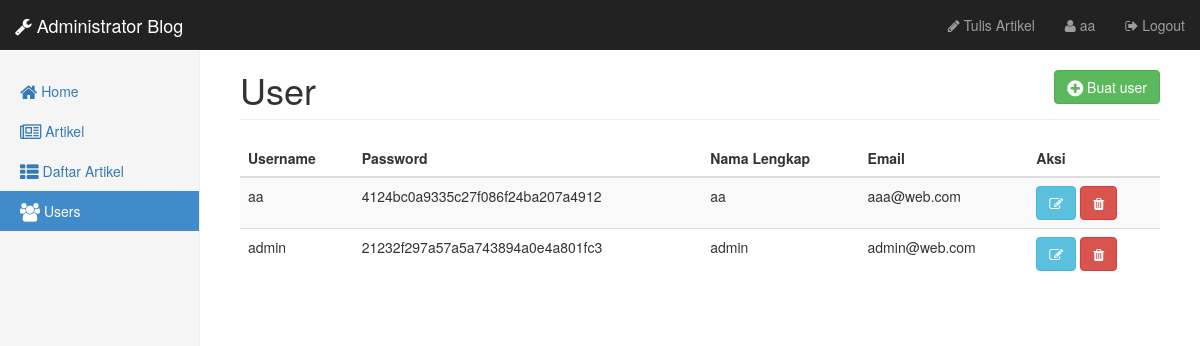
/admin/users/index.php (signed in), run on the app's committed database.
### tables this page shows
CREATE TABLE `user` (
  `id` int(11) NOT NULL,
  `username` varchar(128) NOT NULL,
  `password` varchar(128) NOT NULL,
  `nama_lengkap` varchar(128) NOT NULL,
  `email` varchar(128) NOT NULL
);

### admin/users/data_user.php (the view)
<div class="col-sm-9 col-sm-offset-3 col-md-10 col-md-offset-2 main">
  <h1 class="page-header">User <a class="btn btn-success pull-right" href="tambah_user.php"><i class="fa fa-plus-circle fa-lg"></i> Buat user</a></h1>
  <div class="table-responsive">
    <table class="table table-striped">
      <thead>
        <tr>
          <th>Username</th>
          <th>Password</th>
          <th>Nama Lengkap</th>
          <th>Email</th>
          <th>Aksi</th>
        </tr>
      </thead>
      <tbody>
        <?php
        $query = mysqli_query($koneksi, "SELECT * FROM user");
        while($data = mysqli_fetch_array($query)){
            echo "<tr>";
            echo "<td>".$data['username']."</td>";
            echo "<td>".$data['password']."</td>";
            echo "<td>".$data['nama_lengkap']."</td>";
            echo "<td>".$data['email']."</td>";
            echo "<td><a href='edit_user.php?id=".$data['id']."' class='btn btn-info' /><i class='fa fa-edit'></i></a>
            <a href='hapus_user.php?id=".$data['id']."' class='btn btn-danger' /><i class='fa fa-trash'></i></a></td>";
            echo "</tr>";
        }
        ?>
      </tbody>
    </table>
  </div>
</div>

### data on the page
user: username "aa", password "4124bc0a9335c27f086f24ba207a4912", nama_lengkap "aa", email "aaa@web.com"
user: username "admin", password "21232f297a57a5a743894a0e4a801fc3", nama_lengkap "admin", email "admin@web.com"

### other printed values
$_SESSION['username'] "aa"
